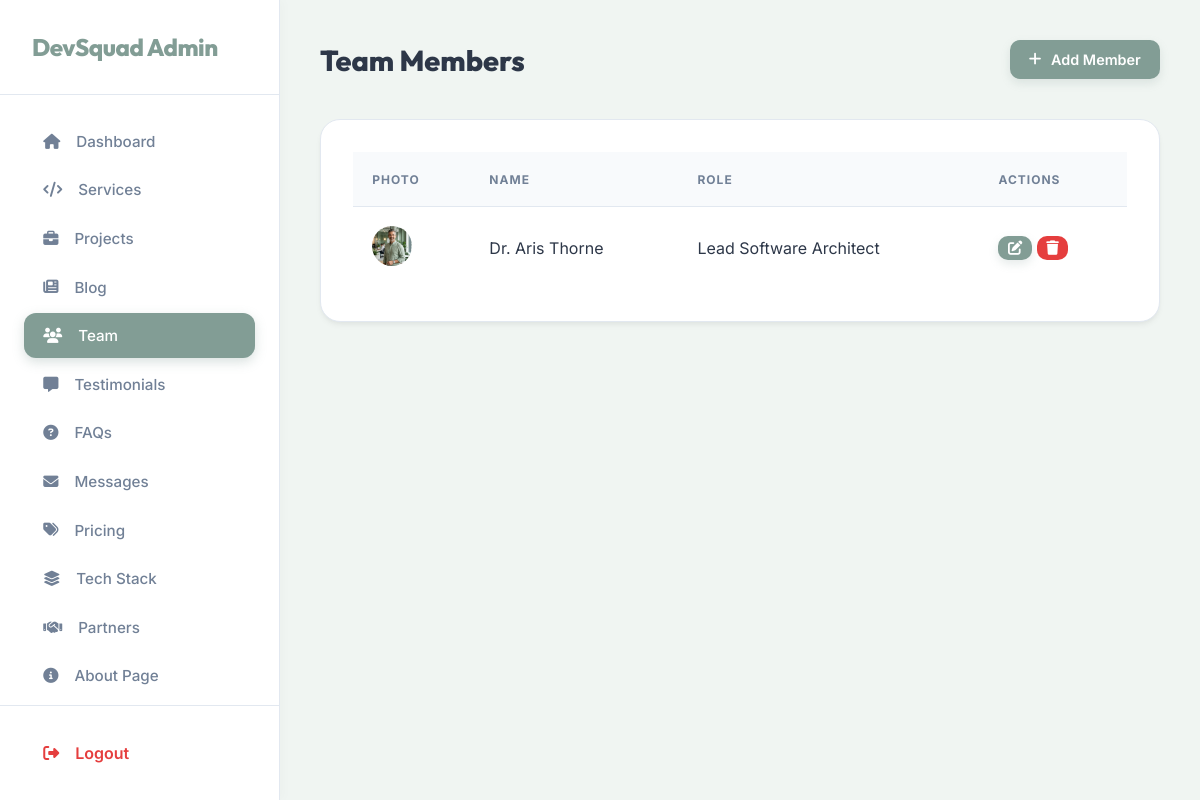
/custom-admin/team/ (signed in), run on the app's committed database.
### service/models.py (models this page shows, shortened)
class TeamMember(models.Model):
    name = models.CharField(max_length=100)
    role = models.CharField(max_length=100)
    bio = models.TextField(blank=True)
    photo = models.ImageField(upload_to='team/', blank=True, null=True)
    linkedin_url = models.URLField(blank=True)
    github_url = models.URLField(blank=True)

### service/views.py (the view)
# urls.py: path('custom-admin/team/', views.dashboard_team, name='dashboard_team'),
@staff_member_required
def dashboard_team(request):
    team = TeamMember.objects.all()
    return render(request, 'dashboard/team_list.html', {'team': team})

### service/templates/dashboard/team_list.html
{% extends 'dashboard/base.html' %}
{% block content %}
<div class="header">
    <h1>Team Members</h1>
    <a href="{% url 'dashboard_team_create' %}" class="btn btn-primary"><i class="fas fa-plus"></i> Add Member</a>
</div>
<div class="card">
    <table>
        <thead>
            <tr>
                <th>Photo</th>
                <th>Name</th>
                <th>Role</th>
                <th>Actions</th>
            </tr>
        </thead>
        <tbody>
            {% for member in team %}
            <tr>
                <td>
                    {% if member.photo %}
                    <img src="{{ member.photo.url }}" alt=""
                        style="width: 40px; height: 40px; border-radius: 50%; object-fit: cover;">
                    {% else %}
                    <div style="width: 40px; height: 40px; border-radius: 50%; background: #333;"></div>
                    {% endif %}
                </td>
                <td>{{ member.name }}</td>
                <td>{{ member.role }}</td>
                <td>
                    <a href="{% url 'dashboard_team_edit' member.id %}" class="btn btn-primary"
                        style="padding: 0.3rem 0.6rem;"><i class="fas fa-edit"></i></a>
                    <a href="{% url 'dashboard_team_delete' member.id %}" class="btn btn-danger"
                        style="padding: 0.3rem 0.6rem;" onclick="return confirm('Are you sure?')"><i
                            class="fas fa-trash"></i></a>
                </td>
            </tr>
            {% endfor %}
        </tbody>
    </table>
</div>
{% endblock %}

### service/templates/dashboard/base.html (style rules this page uses)
:root { --bg-color: #F0F5F2; --sidebar-bg: #FFFFFF; --text-color: #2D3748; --text-muted: #718096; --primary-color: #829D95; --secondary-color: #ADC2B5; --danger-color: #E53E3E; --success-color: #48BB78; --border-color: #E2E8F0; --shadow: 0 4px 6px -1px rgba(0, 0, 0, 0.05), 0 2px 4px -1px rgba(0, 0, 0, 0.03); }
* { margin: 0; padding: 0; box-sizing: border-box; font-family: 'Inter', sans-serif; }
body { background-color: var(--bg-color); color: var(--text-color); display: flex; height: 100vh; overflow: hidden; }
h1, h2, h3, h4, .brand { font-family: 'Outfit', sans-serif; }
.header { display: flex; justify-content: space-between; align-items: center; margin-bottom: 2.5rem; }
.header h1 { font-size: 1.8rem; font-weight: 800; color: var(--text-color); }
.card { background: white; border: 1px solid var(--border-color); border-radius: 20px; padding: 2rem; margin-bottom: 2rem; box-shadow: var(--shadow); }
.btn { padding: 0.7rem 1.2rem; border-radius: 10px; text-decoration: none; cursor: pointer; border: none; font-size: 0.9rem; font-weight: 600; display: inline-flex; align-items: center; gap: 0.6rem; transition: all 0.2s; }
.btn-primary { background: var(--primary-color); color: white; box-shadow: 0 4px 10px rgba(130, 157, 149, 0.2); }
.btn-danger { background: var(--danger-color); color: white; }
table { width: 100%; border-collapse: separate; border-spacing: 0; }
th, td { text-align: left; padding: 1.2rem; border-bottom: 1px solid var(--border-color); }
th { color: var(--text-muted); font-weight: 700; text-transform: uppercase; font-size: 0.75rem; letter-spacing: 1px; background: #F8FAFC; }
tr:last-child td { border-bottom: none; }

### data on the page
TeamMember: photo (picture), name "Dr. Aris Thorne", role "Lead Software Architect"
